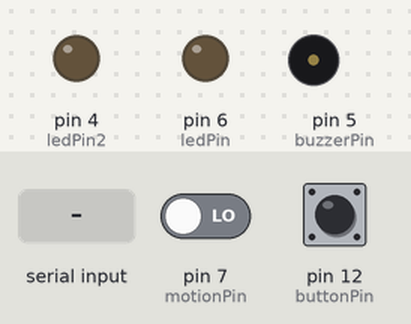
A sketch run on a simulated Arduino Uno, built with avr-gcc and run on an emulated ATmega328P. Parts: output pins drawn as LEDs (lit = HIGH), buzzer (waves = sounding). Dashed ring = blinking. The test bench sets the inputs (shaded band); at power-on: pin 7 (motionPin) LOW, pin 12 (buttonPin) LOW.

Above: at 6.2 s.
6.3 s: "1" received over Serial
At 7.5 s:
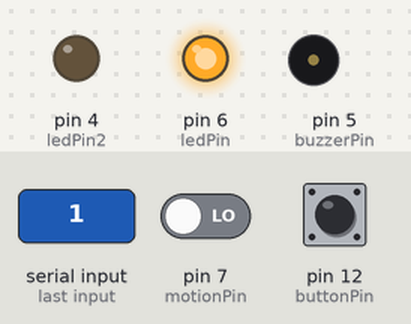
7.8 s: pin 7 (motionPin) driven HIGH
At 8.05 s:
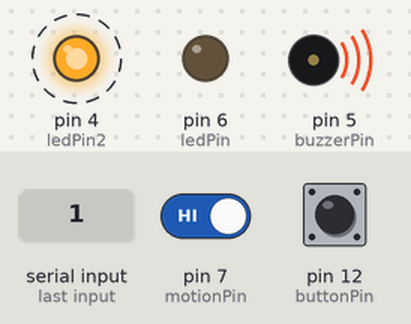
10.8 s: pin 12 (buttonPin) pulled HIGH for 3.2 s
At 12.1 s:
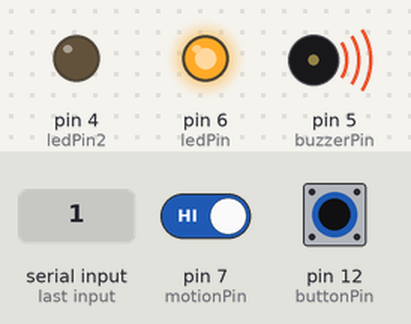
15.5 s: "0" received over Serial
At 16.9 s:
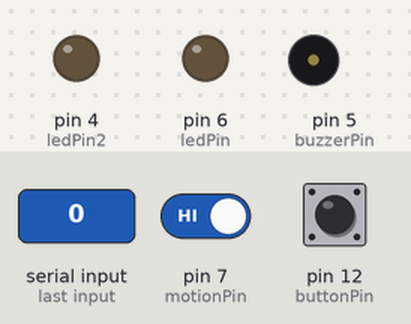
Timing chart, 0 to 18.0 s (numbered marks = the images above; inputs shaded):
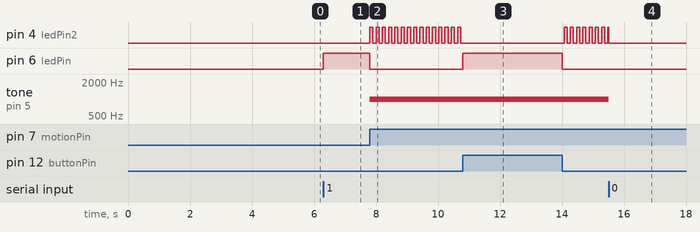

Measured:
- after the input at 6.3 s, pin 6 (ledPin): LOW → HIGH at once
- after the input at 7.8 s, pin 4 (ledPin2): alternates HIGH for 0.10 s and LOW for 0.10 s, starting at once; pin 6 (ledPin): HIGH → LOW at once; tone on pin 5 (buzzerPin): silent → 1000 Hz at once
- after the input at 10.8 s, pin 6 (ledPin): LOW → HIGH at once, → LOW 3.2 s later
- after the input at 15.5 s, tone on pin 5 (buzzerPin): 1000 Hz → silent at once

The sketch:

sketch_jan13a.ino
```cpp
const int buzzerPin = 5;
const int ledPin = 6;
const int ledPin2 = 4;
const int motionPin = 7;
const int buttonPin = 12;

boolean buzzer_mode = false;

int ledState = LOW;
long previousMillis = 0;
long interval = 100;
int Received=-1;
int connection=0;

void setup()
{
  Serial.begin(9600);
  pinMode(ledPin,OUTPUT);
  pinMode(ledPin2,OUTPUT);
  pinMode(buzzerPin,OUTPUT);

  pinMode(buttonPin, INPUT);

  delay(5000);

}

void loop()
{

 if(Serial.available()>0)
 {
    Received=Serial.read();
 }
 if(connection==1 && Received=='0')
 {
  Received='9';
  connection=0;
 }

 if(connection==0 && Received=='1')
 {
  Received='9';
  connection=1;
 }

if(connection== 1){

  if(buzzer_mode==false)
  {
    digitalWrite(ledPin, HIGH);
  }
  else{
   digitalWrite(ledPin, LOW);
  }
  if (digitalRead(motionPin)) {
    buzzer_mode = true;

  }

  if (buzzer_mode){


    unsigned long currentMillis = millis();
    if(currentMillis - previousMillis > interval) {
      previousMillis = currentMillis;
      if (ledState == LOW)
        ledState = HIGH;
      else
        ledState = LOW;

    digitalWrite(ledPin2, ledState);

    }
    tone(buzzerPin,1000);
  }

  if (buzzer_mode == false) {

    noTone(buzzerPin);
  }

  int button_state = digitalRead(buttonPin);
  if (button_state || Received=='2') {buzzer_mode = false;

  Received='9';
  digitalWrite(ledPin2, LOW);}
  }

  else if (connection==0){
    digitalWrite(ledPin, LOW);
     digitalWrite(ledPin2, LOW);
    buzzer_mode = false;
     noTone(buzzerPin);
  }
}
```
